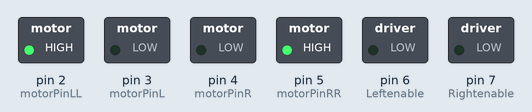
The sketch below on a simulated Arduino Uno, built with avr-gcc and run on an emulated ATmega328P. On the bench: switched loads named in the sketch (green lamp = pin HIGH).

Above: at 0.5 s.
At 3.5 s:
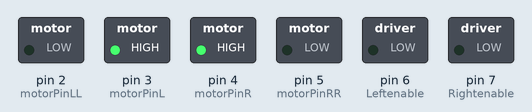
Timing chart, 0 to 4.6 s (numbered marks = the images above):
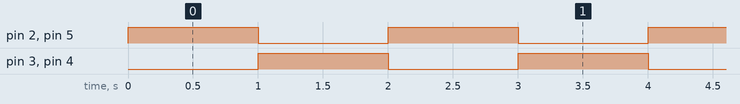

The sketch:

car_basic_drive_1.ino
```cpp
/*
 *  By: Samuel Loredo
 *
 *  For this example, we have two motors connected to the same motor controller, on the two sides.
 *
 *  Not perfect, but pretend this is the motor controller.
 *       __________________________
 *       |       |||||||           |
 *       |       |||||||           |
 *Rmotor+][]  /\                 [][+Lmotor
 *Rmotor-][]  \/                 [][-Lmotor
 *       |  [] [] []               |
 *        --12-GND-5-re-1-2-3-4-le--
 *           |  |  |  | | | | |  |
 *           |  |  |  | | | | |  Left enable, optional.  Default is that it is bridged => Always HIGH or LOW depending if you turn it on or off.  I pluged this one into pin 6 on the Arduino.
 *           |  |  |  | | | | What I called motorPinLL, and I ran a wire from this pin to pin 2 on the Arduino.
 *           |  |  |  | | | What I called motorPinL, running from this pin to pin 3 on the Arduino.
 *           |  |  |  | | What I called motorPinL, running from this pin to pin 4 on the Arduino.
 *           |  |  |  | What I called motorPinL, running from this pin to pin 5 on the Arduino.
 *           |  |  |  Right enable, optional.  Default is that it is bridged => Always HIGH or LOW depending if you turn it on or off.  I pluged this one into pin 7 on the Arduino.
 *           |  |  5 volt input.
 *           |  Ground.  All grounds must connect together.
 *           12 volt input.  My battery is plugged into this port.  Even though my battery is only 7.4 V, I have int plugged into this port since it is more than 5 V.
*/

// Motor placement may be different in your case.  This code was written for my case.

int motorPinLL = 2;  //Backward Pin (-)  -  This is connected to the digital pin 2
int motorPinL  = 3;  //Forward Pin  (+)  -  This is connected to the digital pin 2
int Leftenable = 6;  //If you unbridge the speed controller, then you need to control it by the arduino.  In this example its on pin 6
int motorPinR  = 4;  //Forward Pin  (+)  -  This is connected to the digital pin 4
int motorPinRR = 5;  //Backward Pin (-)  -  This is connected to the digital pin 5
int Rightenable= 7;  //If you unbridge the speed controller, then you need to control it by the arduino.  In this example its on pin 7

void setup() {
  // put your setup code here, to run once:

  // Setting up the pins named above to have an output signal.  Won't work without a setup.
  pinMode(motorPinL,   OUTPUT);  //Left motor (+)
  pinMode(motorPinLL,  OUTPUT);  //Left motor (-)
  pinMode(Leftenable,  OUTPUT);  //Enables left motor
  pinMode(motorPinR,   OUTPUT);  //Right motor (+)
  pinMode(motorPinRR,  OUTPUT);  //Right motor (-)
  pinMode(Rightenable, OUTPUT);  //Enables Right motor
}

//  These are combinations of different digital writes which allow you to control the movement of the motors.
void forward() //Full Foreward.
{
  digitalWrite(motorPinRR, 1);
  digitalWrite(motorPinR, 0);
  digitalWrite(motorPinLL, 1);
  digitalWrite(motorPinL, 0);
}

void Forward(int velocity)  // ***** Example code for using the "Rightenable" and "Leftenable" pins.  Optional, the bluetooth doesn't care how you talk with your motors.
{
  // Left Motor forward
  digitalWrite(motorPinLL, HIGH);     //Establishes forward direction of Channel A
  digitalWrite(motorPinL, LOW);       //Disengage the Brake for Channel A
  analogWrite(Leftenable, velocity);  //Setting speed to velocity variable

  // Right Motor B forward
  digitalWrite(motorPinR, HIGH);      //Establishes forward direction of Channel B
  digitalWrite(motorPinRR, LOW);      //Disengage the Brake for Channel B
  analogWrite(Rightenable, velocity); //Setting speed to velocity variable
} // ***** WARNING ***** I copied this part of the code from a different code than the others, so there might be some issues with it that I haven't debugged yet.

void backward() //Full backward.
{
  digitalWrite(motorPinRR, 0);
  digitalWrite(motorPinR, 1);
  digitalWrite(motorPinLL, 0);
  digitalWrite(motorPinL, 1);
}

void turn_right() //Turn Right
{
  digitalWrite(motorPinRR, 1);
  digitalWrite(motorPinR, 0);
  digitalWrite(motorPinLL, 0);
  digitalWrite(motorPinL, 1);
}

void vere_right() //Slowly turn right
{
  analogWrite(Rightenable, 255);
  analogWrite(Leftenable, 75);
  delay(1000);
  analogWrite(Rightenable, 0);
  analogWrite(Leftenable, 0);
}

void vere_left() //Slowly turn left
{
  analogWrite(Rightenable, 75);
  analogWrite(Leftenable, 255);
  delay(1000);
  analogWrite(Rightenable, 0);
  analogWrite(Leftenable, 0);
}

void turn_left() //Turn Left
{
  digitalWrite(motorPinRR, 0);
  digitalWrite(motorPinR, 1);
  digitalWrite(motorPinLL, 1);
  digitalWrite(motorPinL, 0);
}

void off() //Full off.
{
  digitalWrite(motorPinRR, 0);
  digitalWrite(motorPinR, 0);
  digitalWrite(motorPinLL, 0);
  digitalWrite(motorPinL, 0);
}


void loop() {
  // put your main code here, to run repeatedly:

forward();

delay(1000);

backward();

delay(1000);

}
```

Measured:
- by itself, pin 2 (motorPinLL), pin 3 (motorPinL), pin 4 (motorPinR), pin 5 (motorPinRR): alternates HIGH for 1.0 s and LOW for 1.0 s
